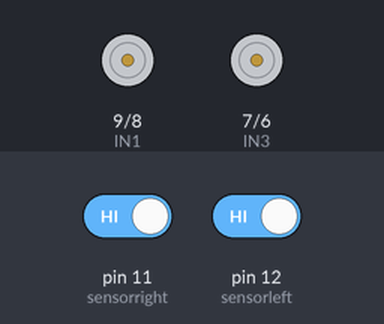
A sketch run on a simulated Arduino Uno, built with avr-gcc and run on an emulated ATmega328P. Parts: motor-driver pin pairs drawn as motors (green arrow = first pin HIGH = forward, orange = second pin HIGH = backward, longer = more drive, scaled by the enable pin). The test bench sets the inputs (shaded band); at power-on: pin 11 (sensorright) HIGH, pin 12 (sensorleft) HIGH.

Above: at 1.2 s.
1.3 s: pin 11 (sensorright) driven LOW
2.8 s: pin 12 (sensorleft) driven LOW
At 3.3 s:
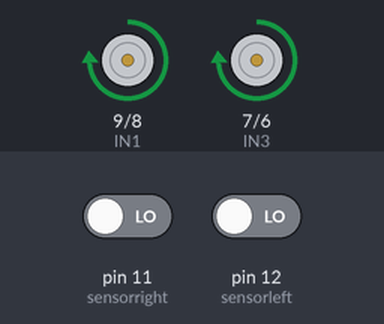
4.3 s: pin 11 (sensorright) driven HIGH
At 5.6 s:
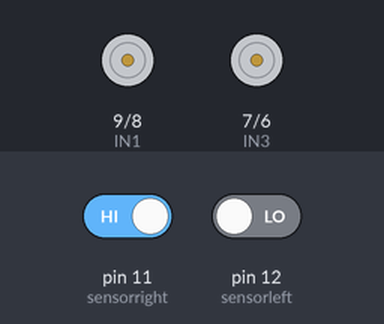
Timing chart, 0 to 7.3 s (numbered marks = the images above; inputs shaded):
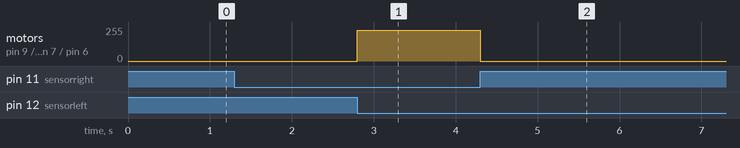

Measured:
- after the input at 2.8 s, motor on pin 9 (IN1) / pin 8 (IN2), motor on pin 7 (IN3) / pin 6 (IN4): stopped → forward 230/255 at once
- after the input at 4.3 s, motor on pin 9 (IN1) / pin 8 (IN2), motor on pin 7 (IN3) / pin 6 (IN4): forward 230/255 → stopped at once

The sketch:

HW_controller.ino
```cpp
#define speedR 10
#define IN1 9
#define IN2 8
#define IN3 7
#define IN4 6
#define speedL 5

#define sensorleft 12
#define sensorright 11

int SL = 0;
int SR = 0;

// ================= SETUP =================
void setup() {
  Serial.begin(9600);


  for (int i = 5; i <= 10; i++) {
    pinMode(i, OUTPUT);
  }


  pinMode(sensorleft, INPUT);
  pinMode(sensorright, INPUT);
}

// ================= MOVEMENT FUNCTIONS =================
void forward() {
  digitalWrite(IN1, HIGH);
  digitalWrite(IN2, LOW);
  digitalWrite(IN3, HIGH);
  digitalWrite(IN4, LOW);
  analogWrite(speedR, 230);
  analogWrite(speedL, 230);
}

void back() {
  digitalWrite(IN1, LOW);
  digitalWrite(IN2, HIGH);
  digitalWrite(IN3, LOW);
  digitalWrite(IN4, HIGH);
  analogWrite(speedR, 230);
  analogWrite(speedL, 230);
}

void stopp() {
  digitalWrite(IN1, LOW);
  digitalWrite(IN2, LOW);
  digitalWrite(IN3, LOW);
  digitalWrite(IN4, LOW);
  analogWrite(speedR, 0);
  analogWrite(speedL, 0);
}

void right() {

  digitalWrite(IN1, LOW);
  digitalWrite(IN2, LOW);
  digitalWrite(IN3, HIGH);
  digitalWrite(IN4, LOW);
  analogWrite(speedL, 230);
  analogWrite(speedR, 0);
}

void left() {

  digitalWrite(IN1, LOW);
  digitalWrite(IN2, HIGH);
  digitalWrite(IN3, LOW);
  digitalWrite(IN4, LOW);
  analogWrite(speedR, 230);
  analogWrite(speedL, 0);
}

// ================= LOOP =================
void loop() {

  SR = digitalRead(sensorright);
  SL = digitalRead(sensorleft);


  if (SR == 0 && SL == 0) {
    forward();
  }
  else if (SR == 0 && SL == 1) {
    right();
  }
  else if (SR == 1 && SL == 0) {
    left();
  }
  else if (SR == 1 && SL == 1) {
    stopp();
  }
}
```
